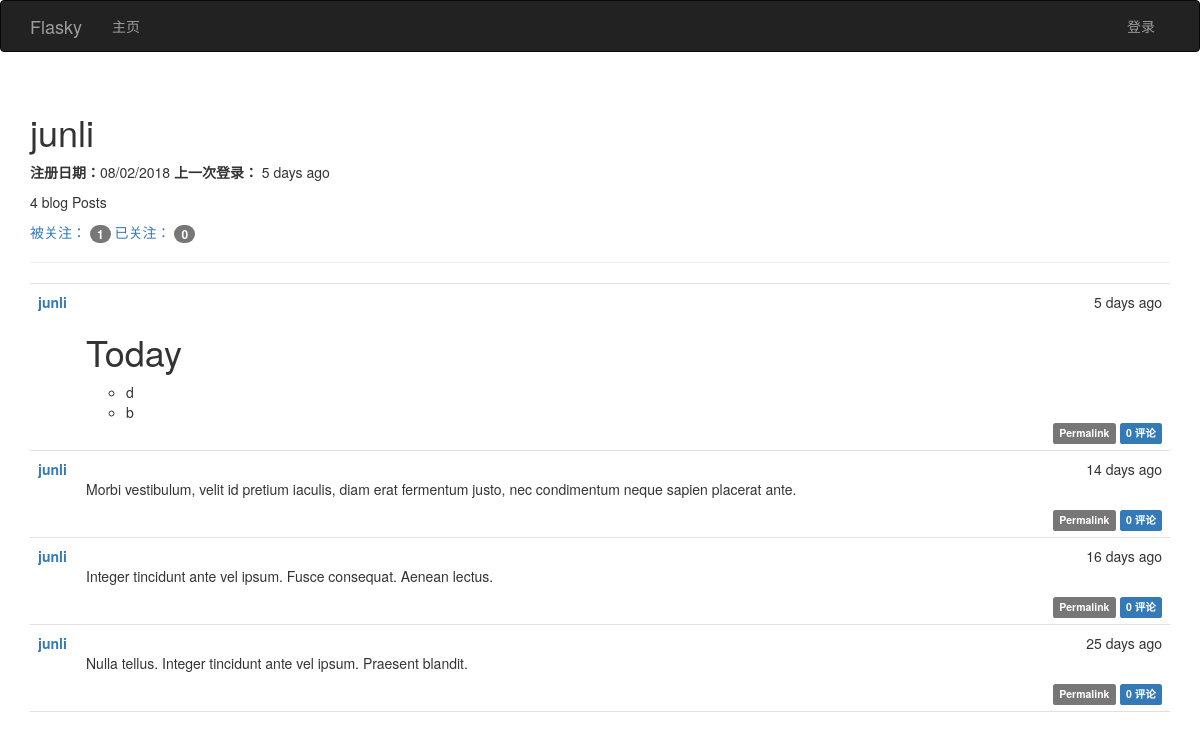
Screenshot of /user/junli with the database file from the repository.
### app/models.py (models this page shows, shortened)
class User(UserMixin, db.Model):
    __tablename__ = 'users'
    id = db.Column(db.Integer, primary_key=True)
    username = db.Column(db.String(64), unique=True, index=True)
    email = db.Column(db.String(64), unique=True,index=True)
    role_id = db.Column(db.Integer, db.ForeignKey('roles.id'))
    password_hash = db.Column(db.String(128))
    confirmed = db.Column(db.Boolean, default= False)
    name = db.Column(db.String(64))
    location = db.Column(db.String(128))
    about_me = db.Column(db.Text())
    member_since = db.Column(db.DateTime(), default=datetime.utcnow)
    last_seen = db.Column(db.DateTime(), default=datetime.utcnow)
    posts = db.relationship('Post', backref='author', lazy='dynamic')
    followed = db.relationship('Follow', foreign_keys=[Follow.follower_id], backref=db.backref('follower', lazy='joined')
                               , lazy='dynamic', cascade='all,delete-orphan')
    followers = db.relationship('Follow', foreign_keys=[Follow.followed_id], backref=db.backref('followed',lazy='joined')
                                , lazy='dynamic',cascade='all,delete-orphan')
    comments = db.relationship('Comment', backref='author',lazy='dynamic')
    @property
    def password(self):
        raise AttributeError('password is not a readable attribute')

class Post(db.Model):
    __tablename__ = 'posts'
    id = db.Column(db.Integer, primary_key=True)
    body = db.Column(db.Text)
    timestamp = db.Column(db.DateTime, index=True, default=datetime.utcnow)
    author_id = db.Column(db.Integer, db.ForeignKey('users.id'))
    body_html = db.Column(db.Text)
    comments = db.relationship('Comment', backref='post', lazy='dynamic')

### app/main/views.py (the view)
@main.route('/user/<username>')
def user(username):
    user = User.query.filter_by(username= username).first()
    if user is None:
        abort(404)
    posts = user.posts.order_by(Post.timestamp.desc()).all()
    return render_template('user.html', user=user, posts=posts)

### app/auth/views.py (called while the page is built)
@auth.before_app_request
def before_request():
    if current_user.is_authenticated:
        current_user.ping()
        if not current_user.confirmed and request.endpoint[:5] != 'auth.':
            return redirect(url_for('auth.unconfirmed'))

### app/main/__init__.py (called while the page is built)
@main.app_context_processor
def inject_permissions():
    return dict(Permission=Permission)

### app/models.py (called while the page is built)
    def can(self, permission):
        return False

    def is_administrator(self):
        return False

### app/templates/user.html (shortened to what this page needs)
{%  extends "base.html" %}
{%  import "bootstrap/wtf.html" as wtf %}
{% block page_content %}
    <div class="page-header">
        <h1>  {{ user.username }} </h1>
     <p>
         <b>注册日期：</b>{{ moment(user.member_since).format('L') }}
         <b>上一次登录：</b> {{ moment(user.last_seen).fromNow(refresh=True) }}
     </p>
     <p> {{ user.posts.count() }} blog Posts</p>
    <p>
        <a href="{{ url_for('.followers', username=user.username) }}">被关注：
            <span class="badge">{{  user.followers.count() }}</span> </a>
         <a href="{{ url_for('.followed_by', username=user.username) }}">已关注：
            <span class="badge">{{  user.followed.count() }}</span> </a>
    </p>
    </div>
      {%  include '_posts.html' %}
{% endblock %}

### app/templates/_posts.html (shortened to what this page needs)
  <ul class="posts">
        {% for post in posts %}
            <li class="post">
                <div class="post-date">
                    {{ moment(post.timestamp).fromNow() }}
                </div>
                <div class="post-author">
                    <a href="{{ url_for('.user', username=post.author.username) }}">{{ post.author.username }}</a>
                </div>
                <div class="post-content">
                    {% if post.body_html %}
                        {{  post.body_html | safe }}
                    {% else %}
                        {{ post.body }}
                    {% endif %}
                    <div class="post-footer">
                        <a href="{{ url_for('.post', id=post.id) }}">
                            <span class="label label-default">Permalink</span>
                        </a>
                          <a href="{{ url_for('.post', id=post.id) }}#comments">
                            <span class="label label-primary">{{ post.comments.count() }} 评论</span>
                        </a>
                    </div>
                </div>
            </li>
        {% endfor %}
    </ul>

### app/static/style.css (style rules this page uses)
ul.posts { list-style-type: none; padding: 0px; margin: 16px 0px 0px 0px; border-top: 1px solid #e0e0e0; }
ul.posts li.post { padding: 8px; border-bottom: 1px solid #e0e0e0; }
div.post-date { float: right; }
div.post-author { font-weight: bold; }
div.post-content { margin-left: 48px; min-height: 48px; }
div.post-footer { text-align: right; }

### rows the page displays
User: username "junli", member_since "08/02/2018", last_seen "5 days ago"
Post: timestamp "5 days ago", author.username "junli", body_html "Today d b", comments.count "0"
Post: timestamp "14 days ago", author.username "junli", body_html "Morbi vestibulum, velit id pretium iaculis, diam erat fermentum justo, nec condimentum neque sapien placerat ante.", comments.count "0"
Post: timestamp "16 days ago", author.username "junli", body_html "Integer tincidunt ante vel ipsum. Fusce consequat. Aenean lectus.", comments.count "0"
Post: timestamp "25 days ago", author.username "junli", body_html "Nulla tellus. Integer tincidunt ante vel ipsum. Praesent blandit.", comments.count "0"

### other values shown
{{ user.posts.count() }} "4"
{{ user.followers.count() }} "1"
{{ user.followed.count() }} "0"
